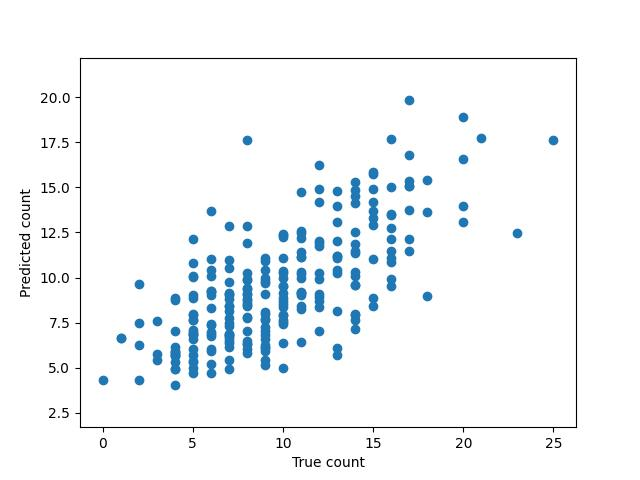

Write the Python code that produced this figure.
import numpy as np
import util
import matplotlib.pyplot as plt

def main(lr, train_path, eval_path, save_path):
    """Problem: Poisson regression with gradient ascent.

    Args:
        lr: Learning rate for gradient ascent.
        train_path: Path to CSV file containing dataset for training.
        eval_path: Path to CSV file containing dataset for evaluation.
        save_path: Path to save predictions.
    """
    # Load training set
    x_train, y_train = util.load_dataset(train_path, add_intercept=True)
    x_eval, y_eval = util.load_dataset(eval_path, add_intercept=True)
    # *** START CODE HERE ***
    # Fit a Poisson Regression model
    clf = PoissonRegression(step_size=lr)
    clf.fit(x_train, y_train)
    # Run on the validation set, and use np.savetxt to save outputs to save_path
    preds = clf.predict(x_eval)
    np.savetxt(save_path, preds)
    
    # plot predictions
    plt.scatter(y_eval, preds)
    plt.xlabel('True count')
    plt.ylabel('Predicted count')
    plt.axis('equal')
    plt.savefig('poisson.jpg')
    # *** END CODE HERE ***


class PoissonRegression:
    """Poisson Regression.

    Example usage:
        > clf = PoissonRegression(step_size=lr)
        > clf.fit(x_train, y_train)
        > clf.predict(x_eval)
    """

    def __init__(self, step_size=1e-5, max_iter=10000000, eps=1e-5,
                 theta_0=None, verbose=True):
        """
        Args:
            step_size: Step size for iterative solvers only.
            max_iter: Maximum number of iterations for the solver.
            eps: Threshold for determining convergence.
            theta_0: Initial guess for theta. If None, use the zero vector.
            verbose: Print loss values during training.
        """
        self.theta = theta_0
        self.step_size = step_size
        self.max_iter = max_iter
        self.eps = eps
        self.verbose = verbose

    def fit(self, x, y):
        """Run gradient ascent to maximize likelihood for Poisson regression.

        Args:
            x: Training example inputs. Shape (n_examples, dim).
            y: Training example labels. Shape (n_examples,).
        """
        # *** START CODE HERE ***
        y = y.reshape(y.size,1)
        self.theta = np.zeros((x.shape[1],1))
        while True:
            diff = np.dot(x.T,(y - np.exp(np.dot(x,self.theta))))
            self.theta += self.step_size * diff
            if np.sqrt((diff ** 2).sum()) < self.eps:
                break
        # *** END CODE HERE ***

    def predict(self, x):
        """Make a prediction given inputs x.

        Args:
            x: Inputs of shape (n_examples, dim).

        Returns:
            Floating-point prediction for each input, shape (n_examples,).
        """
        # *** START CODE HERE *** (n,d)(d,1)
        z = np.dot(x,self.theta)
        return np.exp(z)
        # *** END CODE HERE ***

if __name__ == '__main__':
    main(lr=1e-5,
        train_path='train.csv',
        eval_path='valid.csv',
        save_path='poisson_pred.txt')
